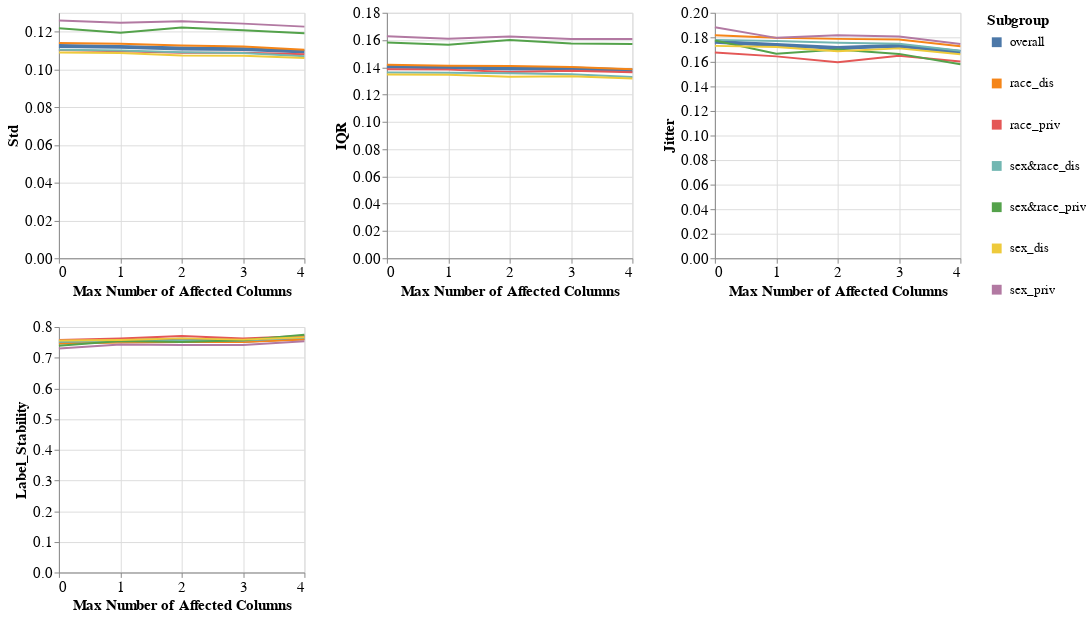

The cell this chart's notebook holds for it:
### Markdown cell above
### Subgroup metrics per dataset, experiment iteration, and model

### Code cell
visualizer.create_subgroups_grid_pct_lines_plot(model_name=MODEL_NAMES[0],
                                                target_preprocessing_technique=PREPROCESSING_TECHNIQUES[0],
                                                subgroup_metrics_type='variance',
                                                mode='max_num_columns')

### Figure 1 — Vega-Lite specification as saved in the notebook (floating-point values rounded to 4 significant figures)
{"config": {"view": {"continuousWidth": 400, "continuousHeight": 300}, "axis": {"labelFontSize": 15, "titleFontSize": 15}, "legend": {"labelFontSize": 13, "symbolStrokeWidth": 10, "titleFontSize": 15}}, "vconcat": [{"hconcat": [{"mark": "line", "encoding": {"color": {"field": "Subgroup", "type": "nominal"}, "strokeWidth": {"condition": {"value": 4, "test": "datum.Subgroup == 'overall'"}, "value": 2}, "x": {"axis": {"tickMinStep": 1}, "field": "Percentage", "title": "Max Number of Affected Columns", "type": "quantitative"}, "y": {"field": "Metric_Value", "title": "Std", "type": "quantitative"}}, "height": 250, "width": 250}, {"data": {"name": "data-d9b677868b90d9631090e87a6350d691"}, "mark": "line", "encoding": {"color": {"field": "Subgroup", "type": "nominal"}, "strokeWidth": {"condition": {"value": 4, "test": "datum.Subgroup == 'overall'"}, "value": 2}, "x": {"axis": {"tickMinStep": 1}, "field": "Percentage", "title": "Max Number of Affected Columns", "type": "quantitative"}, "y": {"field": "Metric_Value", "title": "IQR", "type": "quantitative"}}, "height": 250, "width": 250}, {"data": {"name": "data-c56f06eae6d95aa3b6ca33a19c95e19d"}, "mark": "line", "encoding": {"color": {"field": "Subgroup", "type": "nominal"}, "strokeWidth": {"condition": {"value": 4, "test": "datum.Subgroup == 'overall'"}, "value": 2}, "x": {"axis": {"tickMinStep": 1}, "field": "Percentage", "title": "Max Number of Affected Columns", "type": "quantitative"}, "y": {"field": "Metric_Value", "title": "Jitter", "type": "quantitative"}}, "height": 250, "width": 250}]}, {"hconcat": [{"mark": "line", "encoding": {"color": {"field": "Subgroup", "type": "nominal"}, "strokeWidth": {"condition": {"value": 4, "test": "datum.Subgroup == 'overall'"}, "value": 2}, "x": {"axis": {"tickMinStep": 1}, "field": "Percentage", "title": "Max Number of Affected Columns", "type": "quantitative"}, "y": {"field": "Metric_Value", "title": "Label_Stability", "type": "quantitative"}}, "height": 250, "width": 250}], "data": {"name": "data-3f572dcca324735318c8ed7069daedfb"}}], "data": {"name": "data-dbabdc6d738989d9075bf38cbc72b5dd"}, "$schema": "https://vega.github.io/schema/vega-lite/v4.17.0.json", "datasets": {"data-dbabdc6d738989d9075bf38cbc72b5dd": [{"Model_Name": "DecisionTreeClassifier", "Test_Set_Index": 0.0, "Metric": "Std", "Subgroup": "overall", "Num_Estimators": 200.0, "Metric_Value": 0.1124, "Percentage": 0.0}, {"Model_Name": "DecisionTreeClassifier", "Test_Set_Index": 0.0, "Metric": "Std", "Subgroup": "race_dis", "Num_Estimators": 200.0, "Metric_Value": 0.1139, "Percentage": 0.0}, {"Model_Name": "DecisionTreeClassifier", "Test_Set_Index": 0.0, "Metric": "Std", "Subgroup": "race_priv", "Num_Estimators": 200.0, "Metric_Value": 0.1102, "Percentage": 0.0}, {"Model_Name": "DecisionTreeClassifier", "Test_Set_Index": 0.0, "Metric": "Std", "Subgroup": "sex&race_dis", "Num_Estimators": 200.0, "Metric_Value": 0.1104, "Percentage": 0.0}, {"Model_Name": "DecisionTreeClassifier", "Test_Set_Index": 0.0, "Metric": "Std", "Subgroup": "sex&race_priv", "Num_Estimators": 200.0, "Metric_Value": 0.1218, "Percentage": 0.0}, {"Model_Name": "DecisionTreeClassifier", "Test_Set_Index": 0.0, "Metric": "Std", "Subgroup": "sex_dis", "Num_Estimators": 200.0, "Metric_Value": 0.1089, "Percentage": 0.0}, {"Model_Name": "DecisionTreeClassifier", "Test_Set_Index": 0.0, "Metric": "Std", "Subgroup": "sex_priv", "Num_Estimators": 200.0, "Metric_Value": 0.1259, "Percentage": 0.0}, {"Model_Name": "DecisionTreeClassifier", "Test_Set_Index": 1.0, "Metric": "Std", "Subgroup": "overall", "Num_Estimators": 200.0, "Metric_Value": 0.112, "Percentage": 1.0}, {"Model_Name": "DecisionTreeClassifier", "Test_Set_Index": 1.0, "Metric": "Std", "Subgroup": "race_dis", "Num_Estimators": 200.0, "Metric_Value": 0.1136, "Percentage": 1.0}, {"Model_Name": "DecisionTreeClassifier", "Test_Set_Index": 1.0, "Metric": "Std", "Subgroup": "race_priv", "Num_Estimators": 200.0, "Metric_Value": 0.1096, "Percentage": 1.0}, {"Model_Name": "DecisionTreeClassifier", "Test_Set_Index": 1.0, "Metric": "Std", "Subgroup": "sex&race_dis", "Num_Estimators": 200.0, "Metric_Value": 0.1101, "Percentage": 1.0}, {"Model_Name": "DecisionTreeClassifier", "Test_Set_Index": 1.0, "Metric": "Std", "Subgroup": "sex&race_priv", "Num_Estimators": 200.0, "Metric_Value": 0.1195, "Percentage": 1.0}, {"Model_Name": "DecisionTreeClassifier", "Test_Set_Index": 1.0, "Metric": "Std", "Subgroup": "sex_dis", "Num_Estimators": 200.0, "Metric_Value": 0.1087, "Percentage": 1.0}, {"Model_Name": "DecisionTreeClassifier", "Test_Set_Index": 1.0, "Metric": "Std", "Subgroup": "sex_priv", "Num_Estimators": 200.0, "Metric_Value": 0.1247, "Percentage": 1.0}, {"Model_Name": "DecisionTreeClassifier", "Test_Set_Index": 2.0, "Metric": "Std", "Subgroup": "overall", "Num_Estimators": 200.0, "Metric_Value": 0.1111, "Percentage": 2.0}, {"Model_Name": "DecisionTreeClassifier", "Test_Set_Index": 2.0, "Metric": "Std", "Subgroup": "race_dis", "Num_Estimators": 200.0, "Metric_Value": 0.1126, "Percentage": 2.0}, {"Model_Name": "DecisionTreeClassifier", "Test_Set_Index": 2.0, "Metric": "Std", "Subgroup": "race_priv", "Num_Estimators": 200.0, "Metric_Value": 0.1089, "Percentage": 2.0}, {"Model_Name": "DecisionTreeClassifier", "Test_Set_Index": 2.0, "Metric": "Std", "Subgroup": "sex&race_dis", "Num_Estimators": 200.0, "Metric_Value": 0.1091, "Percentage": 2.0}, {"Model_Name": "DecisionTreeClassifier", "Test_Set_Index": 2.0, "Metric": "Std", "Subgroup": "sex&race_priv", "Num_Estimators": 200.0, "Metric_Value": 0.1222, "Percentage": 2.0}, {"Model_Name": "DecisionTreeClassifier", "Test_Set_Index": 2.0, "Metric": "Std", "Subgroup": "sex_dis", "Num_Estimators": 200.0, "Metric_Value": 0.1074, "Percentage": 2.0}, {"Model_Name": "DecisionTreeClassifier", "Test_Set_Index": 2.0, "Metric": "Std", "Subgroup": "sex_priv", "Num_Estimators": 200.0, "Metric_Value": 0.1255, "Percentage": 2.0}, {"Model_Name": "DecisionTreeClassifier", "Test_Set_Index": 3.0, "Metric": "Std", "Subgroup": "overall", "Num_Estimators": 200.0, "Metric_Value": 0.1107, "Percentage": 3.0}, {"Model_Name": "DecisionTreeClassifier", "Test_Set_Index": 3.0, "Metric": "Std", "Subgroup": "race_dis", "Num_Estimators": 200.0, "Metric_Value": 0.1121, "Percentage": 3.0}, {"Model_Name": "DecisionTreeClassifier", "Test_Set_Index": 3.0, "Metric": "Std", "Subgroup": "race_priv", "Num_Estimators": 200.0, "Metric_Value": 0.1088, "Percentage": 3.0}, {"Model_Name": "DecisionTreeClassifier", "Test_Set_Index": 3.0, "Metric": "Std", "Subgroup": "sex&race_dis", "Num_Estimators": 200.0, "Metric_Value": 0.1086, "Percentage": 3.0}, {"Model_Name": "DecisionTreeClassifier", "Test_Set_Index": 3.0, "Metric": "Std", "Subgroup": "sex&race_priv", "Num_Estimators": 200.0, "Metric_Value": 0.1208, "Percentage": 3.0}, {"Model_Name": "DecisionTreeClassifier", "Test_Set_Index": 3.0, "Metric": "Std", "Subgroup": "sex_dis", "Num_Estimators": 200.0, "Metric_Value": 0.1072, "Percentage": 3.0}, {"Model_Name": "DecisionTreeClassifier", "Test_Set_Index": 3.0, "Metric": "Std", "Subgroup": "sex_priv", "Num_Estimators": 200.0, "Metric_Value": 0.1243, "Percentage": 3.0}, {"Model_Name": "DecisionTreeClassifier", "Test_Set_Index": 4.0, "Metric": "Std", "Subgroup": "overall", "Num_Estimators": 200.0, "Metric_Value": 0.1094, "Percentage": 4.0}, {"Model_Name": "DecisionTreeClassifier", "Test_Set_Index": 4.0, "Metric": "Std", "Subgroup": "race_dis", "Num_Estimators": 200.0, "Metric_Value": 0.1104, "Percentage": 4.0}, {"Model_Name": "DecisionTreeClassifier", "Test_Set_Index": 4.0, "Metric": "Std", "Subgroup": "race_priv", "Num_Estimators": 200.0, "Metric_Value": 0.108, "Percentage": 4.0}, {"Model_Name": "DecisionTreeClassifier", "Test_Set_Index": 4.0, "Metric": "Std", "Subgroup": "sex&race_dis", "Num_Estimators": 200.0, "Metric_Value": 0.1069, "Percentage": 4.0}, {"Model_Name": "DecisionTreeClassifier", "Test_Set_Index": 4.0, "Metric": "Std", "Subgroup": "sex&race_priv", "Num_Estimators": 200.0, "Metric_Value": 0.1191, "Percentage": 4.0}, {"Model_Name": "DecisionTreeClassifier", "Test_Set_Index": 4.0, "Metric": "Std", "Subgroup": "sex_dis", "Num_Estimators": 200.0, "Metric_Value": 0.106, "Percentage": 4.0}, {"Model_Name": "DecisionTreeClassifier", "Test_Set_Index": 4.0, "Metric": "Std", "Subgroup": "sex_priv", "Num_Estimators": 200.0, "Metric_Value": 0.1227, "Percentage": 4.0}], "data-d9b677868b90d9631090e87a6350d691": [{"Model_Name": "DecisionTreeClassifier", "Test_Set_Index": 0.0, "Metric": "IQR", "Subgroup": "overall", "Num_Estimators": 200.0, "Metric_Value": 0.1405, "Percentage": 0.0}, {"Model_Name": "DecisionTreeClassifier", "Test_Set_Index": 0.0, "Metric": "IQR", "Subgroup": "race_dis", "Num_Estimators": 200.0, "Metric_Value": 0.1418, "Percentage": 0.0}, {"Model_Name": "DecisionTreeClassifier", "Test_Set_Index": 0.0, "Metric": "IQR", "Subgroup": "race_priv", "Num_Estimators": 200.0, "Metric_Value": 0.1386, "Percentage": 0.0}, {"Model_Name": "DecisionTreeClassifier", "Test_Set_Index": 0.0, "Metric": "IQR", "Subgroup": "sex&race_dis", "Num_Estimators": 200.0, "Metric_Value": 0.1362, "Percentage": 0.0}, {"Model_Name": "DecisionTreeClassifier", "Test_Set_Index": 0.0, "Metric": "IQR", "Subgroup": "sex&race_priv", "Num_Estimators": 200.0, "Metric_Value": 0.1582, "Percentage": 0.0}, {"Model_Name": "DecisionTreeClassifier", "Test_Set_Index": 0.0, "Metric": "IQR", "Subgroup": "sex_dis", "Num_Estimators": 200.0, "Metric_Value": 0.1347, "Percentage": 0.0}, {"Model_Name": "DecisionTreeClassifier", "Test_Set_Index": 0.0, "Metric": "IQR", "Subgroup": "sex_priv", "Num_Estimators": 200.0, "Metric_Value": 0.1628, "Percentage": 0.0}, {"Model_Name": "DecisionTreeClassifier", "Test_Set_Index": 1.0, "Metric": "IQR", "Subgroup": "overall", "Num_Estimators": 200.0, "Metric_Value": 0.14, "Percentage": 1.0}, {"Model_Name": "DecisionTreeClassifier", "Test_Set_Index": 1.0, "Metric": "IQR", "Subgroup": "race_dis", "Num_Estimators": 200.0, "Metric_Value": 0.1412, "Percentage": 1.0}, {"Model_Name": "DecisionTreeClassifier", "Test_Set_Index": 1.0, "Metric": "IQR", "Subgroup": "race_priv", "Num_Estimators": 200.0, "Metric_Value": 0.1383, "Percentage": 1.0}, {"Model_Name": "DecisionTreeClassifier", "Test_Set_Index": 1.0, "Metric": "IQR", "Subgroup": "sex&race_dis", "Num_Estimators": 200.0, "Metric_Value": 0.1359, "Percentage": 1.0}, {"Model_Name": "DecisionTreeClassifier", "Test_Set_Index": 1.0, "Metric": "IQR", "Subgroup": "sex&race_priv", "Num_Estimators": 200.0, "Metric_Value": 0.1565, "Percentage": 1.0}, {"Model_Name": "DecisionTreeClassifier", "Test_Set_Index": 1.0, "Metric": "IQR", "Subgroup": "sex_dis", "Num_Estimators": 200.0, "Metric_Value": 0.1346, "Percentage": 1.0}, {"Model_Name": "DecisionTreeClassifier", "Test_Set_Index": 1.0, "Metric": "IQR", "Subgroup": "sex_priv", "Num_Estimators": 200.0, "Metric_Value": 0.161, "Percentage": 1.0}, {"Model_Name": "DecisionTreeClassifier", "Test_Set_Index": 2.0, "Metric": "IQR", "Subgroup": "overall", "Num_Estimators": 200.0, "Metric_Value": 0.1392, "Percentage": 2.0}, {"Model_Name": "DecisionTreeClassifier", "Test_Set_Index": 2.0, "Metric": "IQR", "Subgroup": "race_dis", "Num_Estimators": 200.0, "Metric_Value": 0.1409, "Percentage": 2.0}, {"Model_Name": "DecisionTreeClassifier", "Test_Set_Index": 2.0, "Metric": "IQR", "Subgroup": "race_priv", "Num_Estimators": 200.0, "Metric_Value": 0.1366, "Percentage": 2.0}, {"Model_Name": "DecisionTreeClassifier", "Test_Set_Index": 2.0, "Metric": "IQR", "Subgroup": "sex&race_dis", "Num_Estimators": 200.0, "Metric_Value": 0.1356, "Percentage": 2.0}, {"Model_Name": "DecisionTreeClassifier", "Test_Set_Index": 2.0, "Metric": "IQR", "Subgroup": "sex&race_priv", "Num_Estimators": 200.0, "Metric_Value": 0.1601, "Percentage": 2.0}, {"Model_Name": "DecisionTreeClassifier", "Test_Set_Index": 2.0, "Metric": "IQR", "Subgroup": "sex_dis", "Num_Estimators": 200.0, "Metric_Value": 0.1331, "Percentage": 2.0}, {"Model_Name": "DecisionTreeClassifier", "Test_Set_Index": 2.0, "Metric": "IQR", "Subgroup": "sex_priv", "Num_Estimators": 200.0, "Metric_Value": 0.1626, "Percentage": 2.0}, {"Model_Name": "DecisionTreeClassifier", "Test_Set_Index": 3.0, "Metric": "IQR", "Subgroup": "overall", "Num_Estimators": 200.0, "Metric_Value": 0.1391, "Percentage": 3.0}, {"Model_Name": "DecisionTreeClassifier", "Test_Set_Index": 3.0, "Metric": "IQR", "Subgroup": "race_dis", "Num_Estimators": 200.0, "Metric_Value": 0.1402, "Percentage": 3.0}, {"Model_Name": "DecisionTreeClassifier", "Test_Set_Index": 3.0, "Metric": "IQR", "Subgroup": "race_priv", "Num_Estimators": 200.0, "Metric_Value": 0.1375, "Percentage": 3.0}, {"Model_Name": "DecisionTreeClassifier", "Test_Set_Index": 3.0, "Metric": "IQR", "Subgroup": "sex&race_dis", "Num_Estimators": 200.0, "Metric_Value": 0.135, "Percentage": 3.0}, {"Model_Name": "DecisionTreeClassifier", "Test_Set_Index": 3.0, "Metric": "IQR", "Subgroup": "sex&race_priv", "Num_Estimators": 200.0, "Metric_Value": 0.1574, "Percentage": 3.0}, {"Model_Name": "DecisionTreeClassifier", "Test_Set_Index": 3.0, "Metric": "IQR", "Subgroup": "sex_dis", "Num_Estimators": 200.0, "Metric_Value": 0.1335, "Percentage": 3.0}, {"Model_Name": "DecisionTreeClassifier", "Test_Set_Index": 3.0, "Metric": "IQR", "Subgroup": "sex_priv", "Num_Estimators": 200.0, "Metric_Value": 0.1608, "Percentage": 3.0}, {"Model_Name": "DecisionTreeClassifier", "Test_Set_Index": 4.0, "Metric": "IQR", "Subgroup": "overall", "Num_Estimators": 200.0, "Metric_Value": 0.1377, "Percentage": 4.0}, {"Model_Name": "DecisionTreeClassifier", "Test_Set_Index": 4.0, "Metric": "IQR", "Subgroup": "race_dis", "Num_Estimators": 200.0, "Metric_Value": 0.1386, "Percentage": 4.0}, {"Model_Name": "DecisionTreeClassifier", "Test_Set_Index": 4.0, "Metric": "IQR", "Subgroup": "race_priv", "Num_Estimators": 200.0, "Metric_Value": 0.1364, "Percentage": 4.0}, {"Model_Name": "DecisionTreeClassifier", "Test_Set_Index": 4.0, "Metric": "IQR", "Subgroup": "sex&race_dis", "Num_Estimators": 200.0, "Metric_Value": 0.1329, "Percentage": 4.0}, {"Model_Name": "DecisionTreeClassifier", "Test_Set_Index": 4.0, "Metric": "IQR", "Subgroup": "sex&race_priv", "Num_Estimators": 200.0, "Metric_Value": 0.1571, "Percentage": 4.0}, {"Model_Name": "DecisionTreeClassifier", "Test_Set_Index": 4.0, "Metric": "IQR", "Subgroup": "sex_dis", "Num_Estimators": 200.0, "Metric_Value": 0.1317, "Percentage": 4.0}, {"Model_Name": "DecisionTreeClassifier", "Test_Set_Index": 4.0, "Metric": "IQR", "Subgroup": "sex_priv", "Num_Estimators": 200.0, "Metric_Value": 0.1607, "Percentage": 4.0}], "data-c56f06eae6d95aa3b6ca33a19c95e19d": [{"Model_Name": "DecisionTreeClassifier", "Test_Set_Index": 0.0, "Metric": "Jitter", "Subgroup": "overall", "Num_Estimators": 200.0, "Metric_Value": 0.1763, "Percentage": 0.0}, {"Model_Name": "DecisionTreeClassifier", "Test_Set_Index": 0.0, "Metric": "Jitter", "Subgroup": "race_dis", "Num_Estimators": 200.0, "Metric_Value": 0.1816, "Percentage": 0.0}, {"Model_Name": "DecisionTreeClassifier", "Test_Set_Index": 0.0, "Metric": "Jitter", "Subgroup": "race_priv", "Num_Estimators": 200.0, "Metric_Value": 0.1677, "Percentage": 0.0}, {"Model_Name": "DecisionTreeClassifier", "Test_Set_Index": 0.0, "Metric": "Jitter", "Subgroup": "sex&race_dis", "Num_Estimators": 200.0, "Metric_Value": 0.1779, "Percentage": 0.0}, {"Model_Name": "DecisionTreeClassifier", "Test_Set_Index": 0.0, "Metric": "Jitter", "Subgroup": "sex&race_priv", "Num_Estimators": 200.0, "Metric_Value": 0.1775, "Percentage": 0.0}, {"Model_Name": "DecisionTreeClassifier", "Test_Set_Index": 0.0, "Metric": "Jitter", "Subgroup": "sex_dis", "Num_Estimators": 200.0, "Metric_Value": 0.173, "Percentage": 0.0}, {"Model_Name": "DecisionTreeClassifier", "Test_Set_Index": 0.0, "Metric": "Jitter", "Subgroup": "sex_priv", "Num_Estimators": 200.0, "Metric_Value": 0.1882, "Percentage": 0.0}, {"Model_Name": "DecisionTreeClassifier", "Test_Set_Index": 1.0, "Metric": "Jitter", "Subgroup": "overall", "Num_Estimators": 200.0, "Metric_Value": 0.1738, "Percentage": 1.0}, {"Model_Name": "DecisionTreeClassifier", "Test_Set_Index": 1.0, "Metric": "Jitter", "Subgroup": "race_dis", "Num_Estimators": 200.0, "Metric_Value": 0.1796, "Percentage": 1.0}, {"Model_Name": "DecisionTreeClassifier", "Test_Set_Index": 1.0, "Metric": "Jitter", "Subgroup": "race_priv", "Num_Estimators": 200.0, "Metric_Value": 0.1645, "Percentage": 1.0}, {"Model_Name": "DecisionTreeClassifier", "Test_Set_Index": 1.0, "Metric": "Jitter", "Subgroup": "sex&race_dis", "Num_Estimators": 200.0, "Metric_Value": 0.177, "Percentage": 1.0}, {"Model_Name": "DecisionTreeClassifier", "Test_Set_Index": 1.0, "Metric": "Jitter", "Subgroup": "sex&race_priv", "Num_Estimators": 200.0, "Metric_Value": 0.1666, "Percentage": 1.0}, {"Model_Name": "DecisionTreeClassifier", "Test_Set_Index": 1.0, "Metric": "Jitter", "Subgroup": "sex_dis", "Num_Estimators": 200.0, "Metric_Value": 0.1721, "Percentage": 1.0}, {"Model_Name": "DecisionTreeClassifier", "Test_Set_Index": 1.0, "Metric": "Jitter", "Subgroup": "sex_priv", "Num_Estimators": 200.0, "Metric_Value": 0.1796, "Percentage": 1.0}, {"Model_Name": "DecisionTreeClassifier", "Test_Set_Index": 2.0, "Metric": "Jitter", "Subgroup": "overall", "Num_Estimators": 200.0, "Metric_Value": 0.1714, "Percentage": 2.0}, {"Model_Name": "DecisionTreeClassifier", "Test_Set_Index": 2.0, "Metric": "Jitter", "Subgroup": "race_dis", "Num_Estimators": 200.0, "Metric_Value": 0.1787, "Percentage": 2.0}, {"Model_Name": "DecisionTreeClassifier", "Test_Set_Index": 2.0, "Metric": "Jitter", "Subgroup": "race_priv", "Num_Estimators": 200.0, "Metric_Value": 0.1597, "Percentage": 2.0}, {"Model_Name": "DecisionTreeClassifier", "Test_Set_Index": 2.0, "Metric": "Jitter", "Subgroup": "sex&race_dis", "Num_Estimators": 200.0, "Metric_Value": 0.1757, "Percentage": 2.0}, {"Model_Name": "DecisionTreeClassifier", "Test_Set_Index": 2.0, "Metric": "Jitter", "Subgroup": "sex&race_priv", "Num_Estimators": 200.0, "Metric_Value": 0.17, "Percentage": 2.0}, {"Model_Name": "DecisionTreeClassifier", "Test_Set_Index": 2.0, "Metric": "Jitter", "Subgroup": "sex_dis", "Num_Estimators": 200.0, "Metric_Value": 0.1686, "Percentage": 2.0}, {"Model_Name": "DecisionTreeClassifier", "Test_Set_Index": 2.0, "Metric": "Jitter", "Subgroup": "sex_priv", "Num_Estimators": 200.0, "Metric_Value": 0.1817, "Percentage": 2.0}, {"Model_Name": "DecisionTreeClassifier", "Test_Set_Index": 3.0, "Metric": "Jitter", "Subgroup": "overall", "Num_Estimators": 200.0, "Metric_Value": 0.1731, "Percentage": 3.0}, {"Model_Name": "DecisionTreeClassifier", "Test_Set_Index": 3.0, "Metric": "Jitter", "Subgroup": "race_dis", "Num_Estimators": 200.0, "Metric_Value": 0.1783, "Percentage": 3.0}, {"Model_Name": "DecisionTreeClassifier", "Test_Set_Index": 3.0, "Metric": "Jitter", "Subgroup": "race_priv", "Num_Estimators": 200.0, "Metric_Value": 0.1649, "Percentage": 3.0}, {"Model_Name": "DecisionTreeClassifier", "Test_Set_Index": 3.0, "Metric": "Jitter", "Subgroup": "sex&race_dis", "Num_Estimators": 200.0, "Metric_Value": 0.1748, "Percentage": 3.0}, {"Model_Name": "DecisionTreeClassifier", "Test_Set_Index": 3.0, "Metric": "Jitter", "Subgroup": "sex&race_priv", "Num_Estimators": 200.0, "Metric_Value": 0.1665, "Percentage": 3.0}, {"Model_Name": "DecisionTreeClassifier", "Test_Set_Index": 3.0, "Metric": "Jitter", "Subgroup": "sex_dis", "Num_Estimators": 200.0, "Metric_Value": 0.171, "Percentage": 3.0}, {"Model_Name": "DecisionTreeClassifier", "Test_Set_Index": 3.0, "Metric": "Jitter", "Subgroup": "sex_priv", "Num_Estimators": 200.0, "Metric_Value": 0.1807, "Percentage": 3.0}, {"Model_Name": "DecisionTreeClassifier", "Test_Set_Index": 4.0, "Metric": "Jitter", "Subgroup": "overall", "Num_Estimators": 200.0, "Metric_Value": 0.168, "Percentage": 4.0}, {"Model_Name": "DecisionTreeClassifier", "Test_Set_Index": 4.0, "Metric": "Jitter", "Subgroup": "race_dis", "Num_Estimators": 200.0, "Metric_Value": 0.1728, "Percentage": 4.0}, {"Model_Name": "DecisionTreeClassifier", "Test_Set_Index": 4.0, "Metric": "Jitter", "Subgroup": "race_priv", "Num_Estimators": 200.0, "Metric_Value": 0.1604, "Percentage": 4.0}, {"Model_Name": "DecisionTreeClassifier", "Test_Set_Index": 4.0, "Metric": "Jitter", "Subgroup": "sex&race_dis", "Num_Estimators": 200.0, "Metric_Value": 0.169, "Percentage": 4.0}, {"Model_Name": "DecisionTreeClassifier", "Test_Set_Index": 4.0, "Metric": "Jitter", "Subgroup": "sex&race_priv", "Num_Estimators": 200.0, "Metric_Value": 0.1581, "Percentage": 4.0}, {"Model_Name": "DecisionTreeClassifier", "Test_Set_Index": 4.0, "Metric": "Jitter", "Subgroup": "sex_dis", "Num_Estimators": 200.0, "Metric_Value": 0.1662, "Percentage": 4.0}, {"Model_Name": "DecisionTreeClassifier", "Test_Set_Index": 4.0, "Metric": "Jitter", "Subgroup": "sex_priv", "Num_Estimators": 200.0, "Metric_Value": 0.1746, "Percentage": 4.0}], "data-3f572dcca324735318c8ed7069daedfb": [{"Model_Name": "DecisionTreeClassifier", "Test_Set_Index": 0.0, "Metric": "Label_Stability", "Subgroup": "overall", "Num_Estimators": 200.0, "Metric_Value": 0.7503, "Percentage": 0.0}, {"Model_Name": "DecisionTreeClassifier", "Test_Set_Index": 0.0, "Metric": "Label_Stability", "Subgroup": "race_dis", "Num_Estimators": 200.0, "Metric_Value": 0.746, "Percentage": 0.0}, {"Model_Name": "DecisionTreeClassifier", "Test_Set_Index": 0.0, "Metric": "Label_Stability", "Subgroup": "race_priv", "Num_Estimators": 200.0, "Metric_Value": 0.7576, "Percentage": 0.0}, {"Model_Name": "DecisionTreeClassifier", "Test_Set_Index": 0.0, "Metric": "Label_Stability", "Subgroup": "sex&race_dis", "Num_Estimators": 200.0, "Metric_Value": 0.7519, "Percentage": 0.0}, {"Model_Name": "DecisionTreeClassifier", "Test_Set_Index": 0.0, "Metric": "Label_Stability", "Subgroup": "sex&race_priv", "Num_Estimators": 200.0, "Metric_Value": 0.7391, "Percentage": 0.0}, {"Model_Name": "DecisionTreeClassifier", "Test_Set_Index": 0.0, "Metric": "Label_Stability", "Subgroup": "sex_dis", "Num_Estimators": 200.0, "Metric_Value": 0.756, "Percentage": 0.0}, {"Model_Name": "DecisionTreeClassifier", "Test_Set_Index": 0.0, "Metric": "Label_Stability", "Subgroup": "sex_priv", "Num_Estimators": 200.0, "Metric_Value": 0.7298, "Percentage": 0.0}, {"Model_Name": "DecisionTreeClassifier", "Test_Set_Index": 1.0, "Metric": "Label_Stability", "Subgroup": "overall", "Num_Estimators": 200.0, "Metric_Value": 0.7542, "Percentage": 1.0}, {"Model_Name": "DecisionTreeClassifier", "Test_Set_Index": 1.0, "Metric": "Label_Stability", "Subgroup": "race_dis", "Num_Estimators": 200.0, "Metric_Value": 0.7492, "Percentage": 1.0}, {"Model_Name": "DecisionTreeClassifier", "Test_Set_Index": 1.0, "Metric": "Label_Stability", "Subgroup": "race_priv", "Num_Estimators": 200.0, "Metric_Value": 0.7626, "Percentage": 1.0}, {"Model_Name": "DecisionTreeClassifier", "Test_Set_Index": 1.0, "Metric": "Label_Stability", "Subgroup": "sex&race_dis", "Num_Estimators": 200.0, "Metric_Value": 0.7531, "Percentage": 1.0}, {"Model_Name": "DecisionTreeClassifier", "Test_Set_Index": 1.0, "Metric": "Label_Stability", "Subgroup": "sex&race_priv", "Num_Estimators": 200.0, "Metric_Value": 0.7545, "Percentage": 1.0}, {"Model_Name": "DecisionTreeClassifier", "Test_Set_Index": 1.0, "Metric": "Label_Stability", "Subgroup": "sex_dis", "Num_Estimators": 200.0, "Metric_Value": 0.7574, "Percentage": 1.0}, {"Model_Name": "DecisionTreeClassifier", "Test_Set_Index": 1.0, "Metric": "Label_Stability", "Subgroup": "sex_priv", "Num_Estimators": 200.0, "Metric_Value": 0.7432, "Percentage": 1.0}, {"Model_Name": "DecisionTreeClassifier", "Test_Set_Index": 2.0, "Metric": "Label_Stability", "Subgroup": "overall", "Num_Estimators": 200.0, "Metric_Value": 0.7583, "Percentage": 2.0}, {"Model_Name": "DecisionTreeClassifier", "Test_Set_Index": 2.0, "Metric": "Label_Stability", "Subgroup": "race_dis", "Num_Estimators": 200.0, "Metric_Value": 0.7509, "Percentage": 2.0}, {"Model_Name": "DecisionTreeClassifier", "Test_Set_Index": 2.0, "Metric": "Label_Stability", "Subgroup": "race_priv", "Num_Estimators": 200.0, "Metric_Value": 0.7704, "Percentage": 2.0}, {"Model_Name": "DecisionTreeClassifier", "Test_Set_Index": 2.0, "Metric": "Label_Stability", "Subgroup": "sex&race_dis", "Num_Estimators": 200.0, "Metric_Value": 0.7553, "Percentage": 2.0}, {"Model_Name": "DecisionTreeClassifier", "Test_Set_Index": 2.0, "Metric": "Label_Stability", "Subgroup": "sex&race_priv", "Num_Estimators": 200.0, "Metric_Value": 0.7512, "Percentage": 2.0}, {"Model_Name": "DecisionTreeClassifier", "Test_Set_Index": 2.0, "Metric": "Label_Stability", "Subgroup": "sex_dis", "Num_Estimators": 200.0, "Metric_Value": 0.763, "Percentage": 2.0}, {"Model_Name": "DecisionTreeClassifier", "Test_Set_Index": 2.0, "Metric": "Label_Stability", "Subgroup": "sex_priv", "Num_Estimators": 200.0, "Metric_Value": 0.7412, "Percentage": 2.0}, {"Model_Name": "DecisionTreeClassifier", "Test_Set_Index": 3.0, "Metric": "Label_Stability", "Subgroup": "overall", "Num_Estimators": 200.0, "Metric_Value": 0.7552, "Percentage": 3.0}, {"Model_Name": "DecisionTreeClassifier", "Test_Set_Index": 3.0, "Metric": "Label_Stability", "Subgroup": "race_dis", "Num_Estimators": 200.0, "Metric_Value": 0.7507, "Percentage": 3.0}, {"Model_Name": "DecisionTreeClassifier", "Test_Set_Index": 3.0, "Metric": "Label_Stability", "Subgroup": "race_priv", "Num_Estimators": 200.0, "Metric_Value": 0.7625, "Percentage": 3.0}, {"Model_Name": "DecisionTreeClassifier", "Test_Set_Index": 3.0, "Metric": "Label_Stability", "Subgroup": "sex&race_dis", "Num_Estimators": 200.0, "Metric_Value": 0.7561, "Percentage": 3.0}, {"Model_Name": "DecisionTreeClassifier", "Test_Set_Index": 3.0, "Metric": "Label_Stability", "Subgroup": "sex&race_priv", "Num_Estimators": 200.0, "Metric_Value": 0.7567, "Percentage": 3.0}, {"Model_Name": "DecisionTreeClassifier", "Test_Set_Index": 3.0, "Metric": "Label_Stability", "Subgroup": "sex_dis", "Num_Estimators": 200.0, "Metric_Value": 0.7589, "Percentage": 3.0}, {"Model_Name": "DecisionTreeClassifier", "Test_Set_Index": 3.0, "Metric": "Label_Stability", "Subgroup": "sex_priv", "Num_Estimators": 200.0, "Metric_Value": 0.7416, "Percentage": 3.0}, {"Model_Name": "DecisionTreeClassifier", "Test_Set_Index": 4.0, "Metric": "Label_Stability", "Subgroup": "overall", "Num_Estimators": 200.0, "Metric_Value": 0.7638, "Percentage": 4.0}, {"Model_Name": "DecisionTreeClassifier", "Test_Set_Index": 4.0, "Metric": "Label_Stability", "Subgroup": "race_dis", "Num_Estimators": 200.0, "Metric_Value": 0.7596, "Percentage": 4.0}, {"Model_Name": "DecisionTreeClassifier", "Test_Set_Index": 4.0, "Metric": "Label_Stability", "Subgroup": "race_priv", "Num_Estimators": 200.0, "Metric_Value": 0.7707, "Percentage": 4.0}, {"Model_Name": "DecisionTreeClassifier", "Test_Set_Index": 4.0, "Metric": "Label_Stability", "Subgroup": "sex&race_dis", "Num_Estimators": 200.0, "Metric_Value": 0.7654, "Percentage": 4.0}, {"Model_Name": "DecisionTreeClassifier", "Test_Set_Index": 4.0, "Metric": "Label_Stability", "Subgroup": "sex&race_priv", "Num_Estimators": 200.0, "Metric_Value": 0.7748, "Percentage": 4.0}, {"Model_Name": "DecisionTreeClassifier", "Test_Set_Index": 4.0, "Metric": "Label_Stability", "Subgroup": "sex_dis", "Num_Estimators": 200.0, "Metric_Value": 0.7666, "Percentage": 4.0}, {"Model_Name": "DecisionTreeClassifier", "Test_Set_Index": 4.0, "Metric": "Label_Stability", "Subgroup": "sex_priv", "Num_Estimators": 200.0, "Metric_Value": 0.7537, "Percentage": 4.0}]}}
